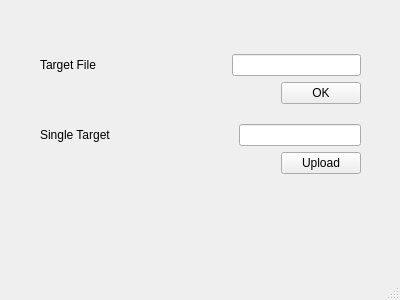
<?xml version="1.0" encoding="UTF-8"?>
<ui version="4.0">
 <class>Target</class>
 <widget class="QMainWindow" name="Target">
  <property name="geometry">
   <rect>
    <x>0</x>
    <y>0</y>
    <width>400</width>
    <height>300</height>
   </rect>
  </property>
  <property name="sizePolicy">
   <sizepolicy hsizetype="Preferred" vsizetype="Expanding">
    <horstretch>0</horstretch>
    <verstretch>0</verstretch>
   </sizepolicy>
  </property>
  <property name="windowTitle">
   <string>Target</string>
  </property>
  <widget class="QWidget" name="centralwidget">
   <widget class="QWidget" name="">
    <property name="geometry">
     <rect>
      <x>40</x>
      <y>40</y>
      <width>321</width>
      <height>148</height>
     </rect>
    </property>
    <layout class="QVBoxLayout" name="verticalLayout_3">
     <item>
      <layout class="QVBoxLayout" name="verticalLayout">
       <item>
        <layout class="QHBoxLayout" name="horizontalLayout">
         <item>
          <widget class="QLabel" name="label_2">
           <property name="text">
            <string>Target File</string>
           </property>
          </widget>
         </item>
         <item>
          <spacer name="horizontalSpacer">
           <property name="orientation">
            <enum>Qt::Horizontal</enum>
           </property>
           <property name="sizeHint" stdset="0">
            <size>
             <width>40</width>
             <height>20</height>
            </size>
           </property>
          </spacer>
         </item>
         <item>
          <widget class="QLineEdit" name="lineEdit_2"/>
         </item>
        </layout>
       </item>
       <item>
        <layout class="QHBoxLayout" name="horizontalLayout_3">
         <item>
          <spacer name="horizontalSpacer_3">
           <property name="orientation">
            <enum>Qt::Horizontal</enum>
           </property>
           <property name="sizeHint" stdset="0">
            <size>
             <width>40</width>
             <height>20</height>
            </size>
           </property>
          </spacer>
         </item>
         <item>
          <widget class="QPushButton" name="pushButton">
           <property name="text">
            <string>OK</string>
           </property>
          </widget>
         </item>
        </layout>
       </item>
      </layout>
     </item>
     <item>
      <layout class="QVBoxLayout" name="verticalLayout_2">
       <item>
        <layout class="QHBoxLayout" name="horizontalLayout_2">
         <item>
          <widget class="QLabel" name="label">
           <property name="text">
            <string>Single Target</string>
           </property>
          </widget>
         </item>
         <item>
          <spacer name="horizontalSpacer_2">
           <property name="orientation">
            <enum>Qt::Horizontal</enum>
           </property>
           <property name="sizeHint" stdset="0">
            <size>
             <width>40</width>
             <height>20</height>
            </size>
           </property>
          </spacer>
         </item>
         <item>
          <widget class="QLineEdit" name="lineEdit_3"/>
         </item>
        </layout>
       </item>
       <item>
        <layout class="QHBoxLayout" name="horizontalLayout_4">
         <item>
          <spacer name="horizontalSpacer_4">
           <property name="orientation">
            <enum>Qt::Horizontal</enum>
           </property>
           <property name="sizeHint" stdset="0">
            <size>
             <width>40</width>
             <height>20</height>
            </size>
           </property>
          </spacer>
         </item>
         <item>
          <widget class="QPushButton" name="pushButton_2">
           <property name="text">
            <string>Upload</string>
           </property>
          </widget>
         </item>
        </layout>
       </item>
      </layout>
     </item>
    </layout>
   </widget>
  </widget>
  <widget class="QMenuBar" name="menubar">
   <property name="geometry">
    <rect>
     <x>0</x>
     <y>0</y>
     <width>400</width>
     <height>27</height>
    </rect>
   </property>
  </widget>
  <widget class="QStatusBar" name="statusbar"/>
 </widget>
 <resources/>
 <connections/>
</ui>
